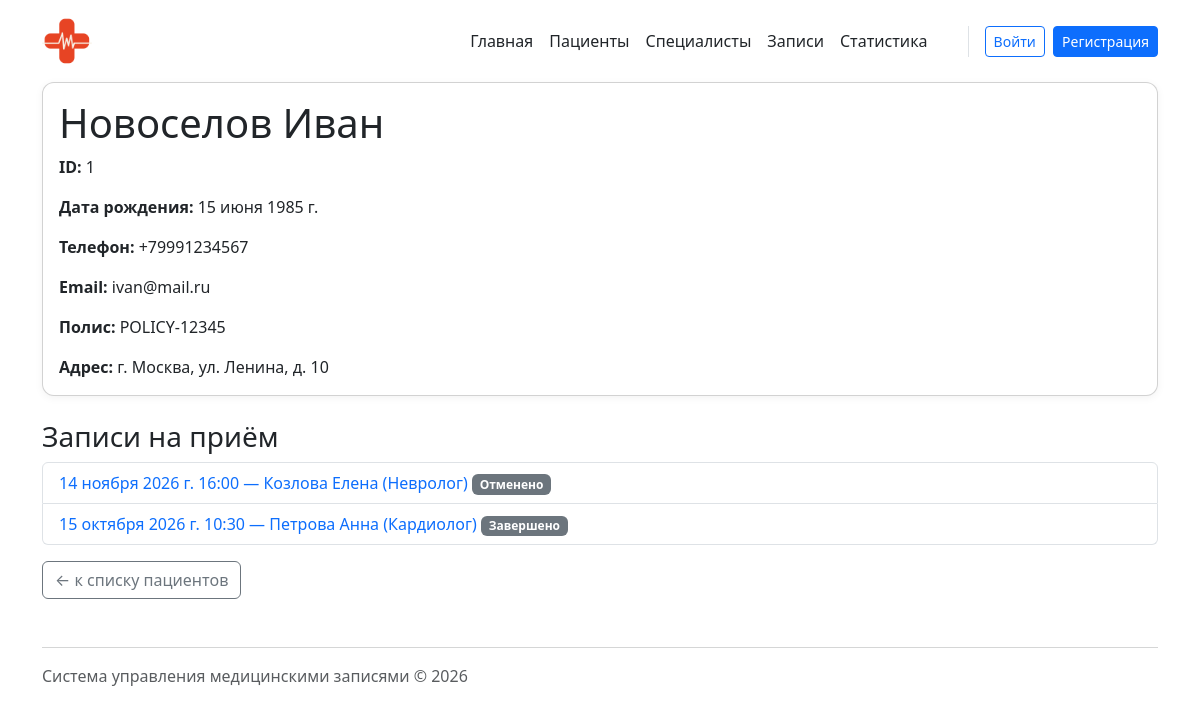
The app's page /patients/patient-609d32/, older data.
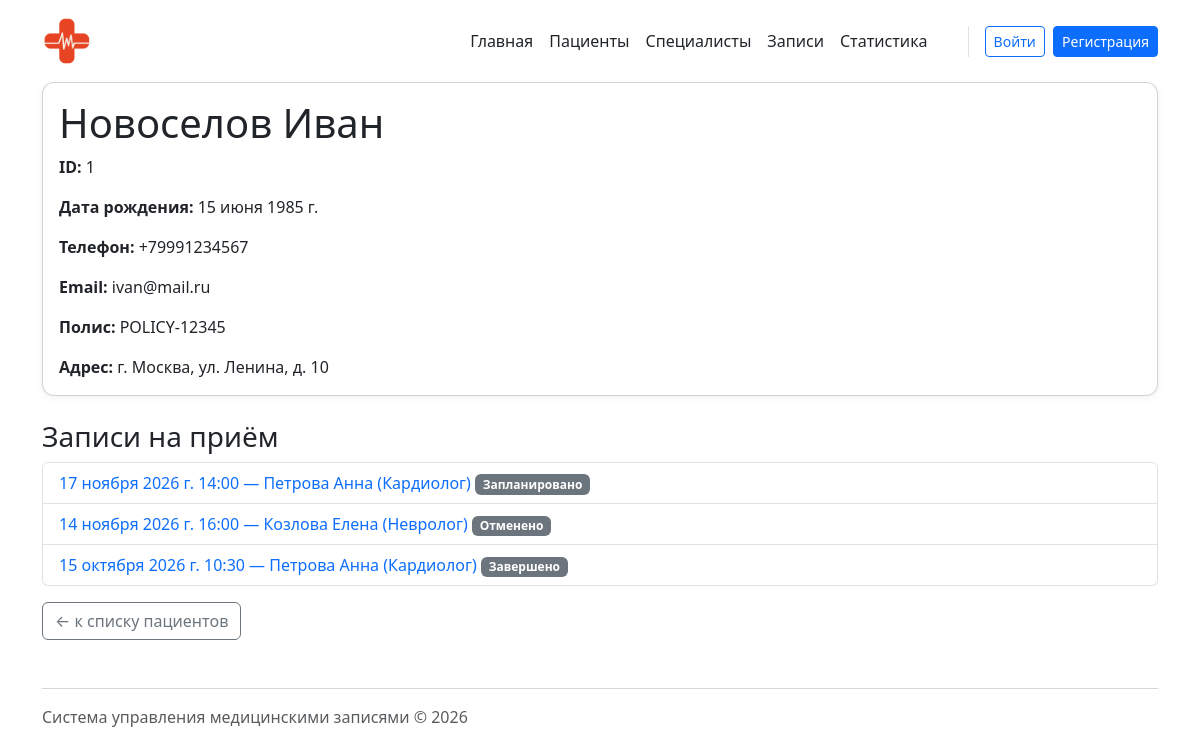
The same page, newer data.
### appointments/models.py (models this page shows, shortened)
class Appointment(models.Model):
    class Status(models.TextChoices):
        SCHEDULED = 'scheduled', 'Запланировано'
        COMPLETED = 'completed', 'Завершено'
        CANCELLED = 'cancelled', 'Отменено'
    patient = models.ForeignKey(Patient, on_delete=models.CASCADE, related_name="appointments", verbose_name="Пациент")
    specialist = models.ForeignKey(Specialist, on_delete=models.PROTECT, related_name="appointments", verbose_name="Специалист")
    appointment_date = models.DateField(verbose_name="Дата приема")
    appointment_time = models.TimeField(verbose_name="Время приема")
    status = models.CharField(
        max_length=20,
        choices=Status.choices,
        default=Status.SCHEDULED,
        verbose_name="Статус"
    )
    complaint = models.TextField(blank=True, null=True, verbose_name="Жалобы")
    diagnosis = models.TextField(blank=True, null=True, verbose_name="Диагноз")
    notes = models.TextField(blank=True, null=True, verbose_name="Заметки")
    objects = AppointmentQuerySet.as_manager()
    class Meta:
        verbose_name = "Запись на прием"
        verbose_name_plural = "Записи на прием"

### specialists/models.py (models this page shows, shortened)
class Specialist(models.Model):
    first_name = models.CharField(max_length=100, verbose_name="Имя")
    last_name = models.CharField(max_length=100, verbose_name="Фамилия")
    speciality = models.CharField(max_length=100, verbose_name="Специальность")
    phone = models.CharField(max_length=20, verbose_name="Телефон")
    email = models.EmailField(verbose_name="Email")
    experience_years = models.PositiveIntegerField(default=0, verbose_name="Стаж (лет)")
    class Meta:
        verbose_name = "Специалист"
        verbose_name_plural = "Специалисты"

### patients/views.py (the view)
# urls.py: path('<slug:slug>/', views.PatientDetailView.as_view(), name='detail'),
class PatientDetailView(DataMixin, DetailView):
    model = Patient
    template_name = 'patients/patient_detail.html'
    context_object_name = 'patient'
    slug_url_kwarg = 'slug'
    title = 'Карточка пациента'
    def get_context_data(self, **kwargs):
        context = super().get_context_data(**kwargs)
        context['appointments'] = self.object.appointments.select_related('specialist').order_by('-appointment_date')
        return context

### appointments/mixins.py (called while the page is built)
    def get_context_data(self, **kwargs):
        context = super().get_context_data(**kwargs)
        if self.title:
            context['title'] = self.title
        return context

### patients/context_processors.py (called while the page is built)
def site_settings(request):
    return {
        'site_name': 'Медзаписи',
    }

### patients/templates/patients/patient_detail.html (shortened to what this page needs)
{% extends "base.html" %}
{% block content %}
<div class="card">
    <div class="card-body">
        <h1 class="card-title">
            {{ patient.last_name }} {{ patient.first_name }}
        </h1>
        <p class="card-text"><strong>ID:</strong> {{ patient.id }}</p>
        <p class="card-text">
            <strong>Дата рождения:</strong> {{ patient.birth_date }}
        </p>
        <p class="card-text">
            <strong>Телефон:</strong> {{ patient.phone }}
        </p>
        <p class="card-text">
            <strong>Email:</strong> {{ patient.email }}
        </p>
        <p class="card-text">
            <strong>Полис:</strong> {{ patient.insurance_policy }}
        </p>
        {% if patient.address %}
            <p class="card-text">
                <strong>Адрес:</strong> {{ patient.address }}
            </p>
        {% endif %}
    </div>
</div>
<h3 class="mt-4">Записи на приём</h3>
{% if appointments %}
    <ul class="list-group">
        {% for appointment in appointments %}
        <li class="list-group-item">
            <a href="{% url 'appointments:detail' appointment.id %}">
                {{ appointment.appointment_date }}
                {{ appointment.appointment_time }} —
                {{ appointment.specialist.last_name }}
                {{ appointment.specialist.first_name }}
                ({{ appointment.specialist.speciality }})
            </a>
            <span class="badge bg-secondary">
                {{ appointment.get_status_display }}
            </span>
        </li>
        {% endfor %}
    </ul>
{% else %}
    <p class="text-muted">Записей нет</p>
{% endif %}
<a href="{% url 'patients:list' %}"
   class="btn btn-outline-secondary mt-3">
    ← к списку пациентов
</a>
{% endblock %}

Row changes from the older to the newer data that the page shows:
added Appointment: appointment_date "17 ноября 2026 г.", appointment_time "14:00", specialist.last_name "Петрова", specialist.first_name "Анна", specialist.speciality "Кардиолог", status "Запланировано"
